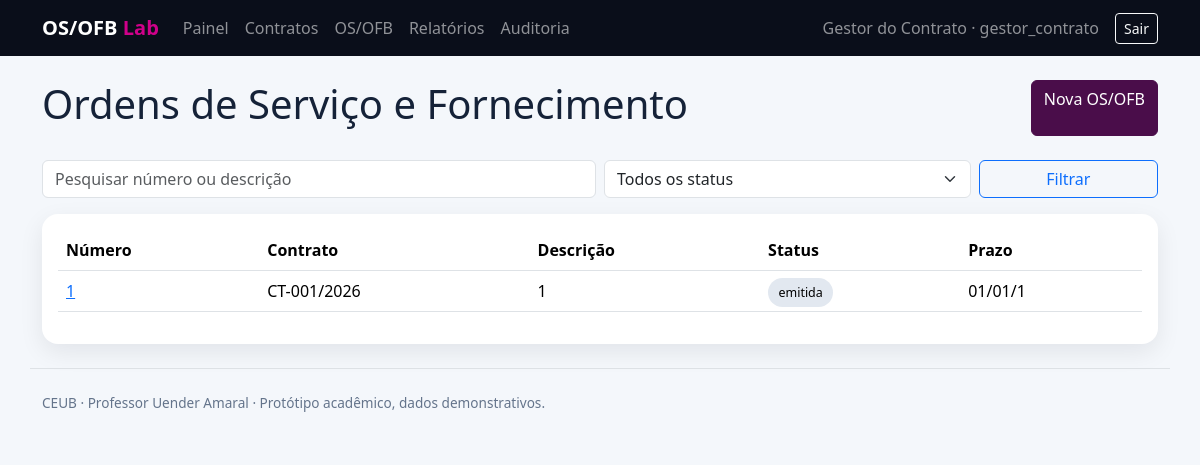
Screenshot of /orders (signed in) with the database file from the repository.
### models.py (models this page shows, shortened)
class User(UserMixin, db.Model):
    id=db.Column(db.Integer, primary_key=True); name=db.Column(db.String(120), nullable=False)
    username=db.Column(db.String(80), unique=True, nullable=False, index=True)
    email=db.Column(db.String(120), unique=True, nullable=False)
    password_hash=db.Column(db.String(255), nullable=False); role=db.Column(db.String(40), nullable=False)
    active=db.Column(db.Boolean, default=True, nullable=False); created_at=db.Column(db.DateTime(timezone=True), default=now)
    @property
    def is_active(self): return self.active

class ServiceOrder(db.Model):
    id=db.Column(db.Integer,primary_key=True); number=db.Column(db.String(50),unique=True,nullable=False,index=True)
    contract_id=db.Column(db.Integer,db.ForeignKey('contract.id'),nullable=False,index=True); contract=db.relationship('Contract',backref='orders')
    kind=db.Column(db.String(10),nullable=False,default='OS'); description=db.Column(db.Text,nullable=False)
    value=db.Column(db.Numeric(14,2),nullable=False,default=0); status=db.Column(db.String(50),nullable=False,default='emitida',index=True)
    due_date=db.Column(db.Date); created_by=db.Column(db.Integer,db.ForeignKey('user.id'),nullable=False)
    created_at=db.Column(db.DateTime(timezone=True),default=now); updated_at=db.Column(db.DateTime(timezone=True),default=now,onupdate=now)

class Contract(db.Model):
    id=db.Column(db.Integer,primary_key=True); number=db.Column(db.String(50),unique=True,nullable=False)
    supplier=db.Column(db.String(160),nullable=False); object=db.Column(db.Text,nullable=False)
    total_value=db.Column(db.Numeric(14,2),nullable=False,default=0); start_date=db.Column(db.Date,nullable=False); end_date=db.Column(db.Date,nullable=False)
    created_at=db.Column(db.DateTime(timezone=True),default=now)

### app.py (the view)
@app.route('/orders')
@login_required
def orders():
 q=ServiceOrder.query; term=request.args.get('q','').strip(); status=request.args.get('status','').strip()
 if term: q=q.filter(or_(ServiceOrder.number.ilike(f'%{term}%'),ServiceOrder.description.ilike(f'%{term}%')))
 if status: q=q.filter_by(status=status)
 return render_template('orders.html',items=q.order_by(ServiceOrder.updated_at.desc()).all(),term=term,status=status,statuses=sorted(TRANSITIONS.keys()|{'paga'}))

### app.py (called while the page is built)
@login.user_loader
def load_user(i): return db.session.get(User,int(i))

@app.after_request
def headers(r):
 r.headers['X-Content-Type-Options']='nosniff'; r.headers['X-Frame-Options']='DENY'; r.headers['Referrer-Policy']='strict-origin-when-cross-origin'
 r.headers['Content-Security-Policy']="default-src 'self'; style-src 'self' 'unsafe-inline' https://cdn.jsdelivr.net; script-src 'self' https://cdn.jsdelivr.net; font-src https://cdn.jsdelivr.net; img-src 'self' data:"
 return r

### templates/orders.html
{% extends 'base.html' %}{% block content %}<div class="d-flex justify-content-between"><h1>Ordens de Serviço e Fornecimento</h1>{% if current_user.role in ['admin','gestor_contrato'] %}<a class="btn btn-primary" href="{{url_for('order_new')}}">Nova OS/OFB</a>{% endif %}</div><form class="row g-2 my-3"><div class="col-md-6"><input class="form-control" name="q" value="{{term}}" placeholder="Pesquisar número ou descrição"></div><div class="col-md-4"><select class="form-select" name="status"><option value="">Todos os status</option>{% for s in statuses %}<option value="{{s}}" {% if s==status %}selected{% endif %}>{{s|replace('_',' ')}}</option>{% endfor %}</select></div><div class="col-md-2"><button class="btn btn-outline-primary w-100">Filtrar</button></div></form><div class="card p-3 table-responsive"><table class="table"><thead><tr><th>Número</th><th>Contrato</th><th>Descrição</th><th>Status</th><th>Prazo</th></tr></thead><tbody>{% for o in items %}<tr><td><a href="{{url_for('order_detail',id=o.id)}}">{{o.number}}</a></td><td>{{o.contract.number}}</td><td>{{o.description[:80]}}</td><td><span class="status">{{o.status|replace('_',' ')}}</span></td><td>{{o.due_date.strftime('%d/%m/%Y')}}</td></tr>{% else %}<tr><td colspan="5">Nenhum resultado.</td></tr>{% endfor %}</tbody></table></div>{% endblock %}

### templates/base.html (shortened to what this page needs)
<!doctype html><html lang="pt-BR"><head><link href="https://cdn.jsdelivr.net/npm/bootstrap@5.3.3/dist/css/bootstrap.min.css" rel="stylesheet"><link rel="stylesheet" href="{{ url_for('static',filename='style.css') }}"></head><body>{% if current_user.is_authenticated %}<nav class="navbar navbar-expand-lg navbar-dark"><div class="container"><a class="navbar-brand fw-bold" href="{{url_for('dashboard')}}">OS/OFB <span class="brand-accent">Lab</span></a><div id="nav" class="collapse navbar-collapse"><div class="navbar-nav me-auto"><a class="nav-link" href="{{url_for('dashboard')}}">Painel</a><a class="nav-link" href="{{url_for('contracts')}}">Contratos</a><a class="nav-link" href="{{url_for('orders')}}">OS/OFB</a><a class="nav-link" href="{{url_for('reports')}}">Relatórios</a>{% if current_user.role in ['admin','gestor_contrato'] %}<a class="nav-link" href="{{url_for('audit_view')}}">Auditoria</a>{% endif %}</div><span class="navbar-text me-3">{{current_user.name}} · {{current_user.role}}</span><form method="post" action="{{url_for('logout')}}"><button class="btn btn-outline-light btn-sm">Sair</button></form></div></div></nav>{% endif %}<main id="conteudo" class="container py-4">{% block content %}{% endblock %}</main><footer class="container py-4 footer border-top">CEUB · Professor Uender Amaral · Protótipo acadêmico, dados demonstrativos.</footer></body></html>

### static/style.css (style rules this page uses)
body { background:#f4f7fb;color:#152238 }
.navbar { background:#0a0e1a!important }
.brand-accent { color:#D0008A }
.card { border:0;border-radius:16px;box-shadow:0 8px 24px rgba(10,14,26,.08) }
.status { font-size:.78rem;padding:.35rem .65rem;border-radius:999px;background:#e2e8f0 }
.footer { color:#64748b;font-size:.85rem }
.btn-primary { background:#4A0D4A;border-color:#4A0D4A }
.table thead { background:#0a0e1a;color:white }

### rows the page displays
User: name "Gestor do Contrato", role "gestor_contrato"
ServiceOrder: number "1", contract.number "CT-001/2026", description "1", status "emitida", due_date "01/01/1"
